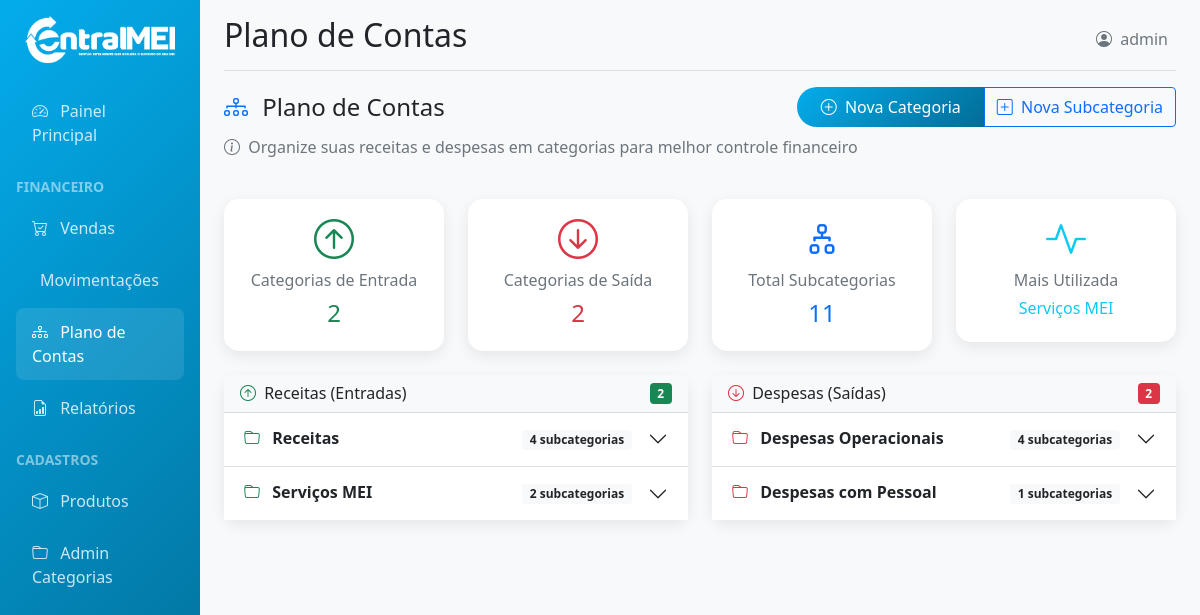
/dashboard/plano-contas/ (signed in), run on the app's committed database.
### dashboard/models.py (models this page shows, shortened)
class CategoriaPlanoContas(models.Model):
    TIPOS_CATEGORIA = [
        ('entrada', 'Entrada'),
        ('saida', 'Saída'),
    ]
    nome = models.CharField(max_length=100)
    tipo = models.CharField(max_length=10, choices=TIPOS_CATEGORIA)
    ativo = models.BooleanField(default=True)
    criado_em = models.DateTimeField(auto_now_add=True)
    class Meta:
        verbose_name = "Categoria do Plano de Contas"
        verbose_name_plural = "Categorias do Plano de Contas"
        ordering = ['tipo', 'nome']

### dashboard/views.py (the view)
# urls.py: path('plano-contas/', views.plano_contas, name='plano_contas'),
@login_required
@user_passes_test(is_staff_user)
def plano_contas(request):
    categorias_entrada = CategoriaPlanoContas.objects.filter(tipo='entrada', ativo=True).prefetch_related('subcategorias')
    categorias_saida = CategoriaPlanoContas.objects.filter(tipo='saida', ativo=True).prefetch_related('subcategorias')
    todas_categorias = CategoriaPlanoContas.objects.filter(ativo=True)
    total_subcategorias = SubcategoriaPlanoContas.objects.filter(ativo=True).count()
    categoria_mais_usada = MovimentacaoCaixa.objects.values('categoria__nome').annotate(
        count=Count('id')
    ).order_by('-count').first()
    if categoria_mais_usada:
        categoria_mais_usada = CategoriaPlanoContas.objects.get(nome=categoria_mais_usada['categoria__nome'])
    context = {
        'title': 'Plano de Contas',
        'categorias_entrada': categorias_entrada,
        'categorias_saida': categorias_saida,
        'todas_categorias': todas_categorias,
        'total_subcategorias': total_subcategorias,
        'categoria_mais_usada': categoria_mais_usada,
    }
    return render(request, 'dashboard/plano_contas.html', context)

### core/context_processors.py (called while the page is built)
def company_context(request):
    return {
        'COMPANY_NAME': settings.COMPANY_NAME,
        'COMPANY_PHONE': settings.COMPANY_PHONE,
        'COMPANY_EMAIL': settings.COMPANY_EMAIL,
        'COMPANY_ADDRESS': settings.COMPANY_ADDRESS,
        'CONTACT_EMAIL': settings.CONTACT_EMAIL,
    }

### dashboard/views.py (called while the page is built)
def is_staff_user(user):
    return user.is_staff

### dashboard/templates/dashboard/plano_contas.html (shortened to what this page needs)
{% extends 'dashboard/base.html' %}
{% block page_title %}{{ title }}{% endblock %}
{% block content %}
<div class="row mb-4">
    <div class="col-12">
        <div class="d-flex justify-content-between align-items-center">
            <h4 class="mb-0">
                <i class="bi bi-diagram-3 me-2 text-primary"></i>
                {{ title }}
            </h4>
            <div class="btn-group">
                <button type="button" class="btn btn-custom" data-bs-toggle="modal" data-bs-target="#categoriaModal">
                    <i class="bi bi-plus-circle me-1"></i>
                    Nova Categoria
                </button>
                <button type="button" class="btn btn-outline-primary" data-bs-toggle="modal" data-bs-target="#subcategoriaModal">
                    <i class="bi bi-plus-square me-1"></i>
                    Nova Subcategoria
                </button>
            </div>
        </div>
        <p class="text-muted mt-2">
            <i class="bi bi-info-circle me-1"></i>
            Organize suas receitas e despesas em categorias para melhor controle financeiro
        </p>
    </div>
</div>
<div class="row mb-4">
    <div class="col-md-3">
        <div class="card text-center card-custom">
            <div class="card-body">
                <i class="bi bi-arrow-up-circle display-6 text-success"></i>
                <h6 class="card-title text-muted mt-2">Categorias de Entrada</h6>
                <h4 class="text-success">{{ categorias_entrada.count }}</h4>
            </div>
        </div>
    </div>
    <div class="col-md-3">
        <div class="card text-center card-custom">
            <div class="card-body">
                <i class="bi bi-arrow-down-circle display-6 text-danger"></i>
                <h6 class="card-title text-muted mt-2">Categorias de Saída</h6>
                <h4 class="text-danger">{{ categorias_saida.count }}</h4>
            </div>
        </div>
    </div>
    <div class="col-md-3">
        <div class="card text-center card-custom">
            <div class="card-body">
                <i class="bi bi-diagram-2 display-6 text-primary"></i>
                <h6 class="card-title text-muted mt-2">Total Subcategorias</h6>
                <h4 class="text-primary">{{ total_subcategorias }}</h4>
            </div>
        </div>
    </div>
    <div class="col-md-3">
        <div class="card text-center card-custom">
            <div class="card-body">
                <i class="bi bi-activity display-6 text-info"></i>
                <h6 class="card-title text-muted mt-2">Mais Utilizada</h6>
                <h6 class="text-info">
                    {% if categoria_mais_usada %}
                        {{ categoria_mais_usada.nome }}
                    {% else %}
                        Nenhuma
                    {% endif %}
                </h6>
            </div>
        </div>
    </div>
</div>
<div class="row">
    <div class="col-lg-6">
        <div class="card card-custom">
            <div class="card-header bg-light d-flex justify-content-between align-items-center">
                <h6 class="mb-0">
                    <i class="bi bi-arrow-up-circle me-1 text-success"></i>
                    Receitas (Entradas)
                </h6>
                <span class="badge bg-success">{{ categorias_entrada.count }}</span>
            </div>
            <div class="card-body p-0">
                {% if categorias_entrada %}
                    <div class="accordion accordion-flush" id="accordionEntrada">
                        {% for categoria in categorias_entrada %}
                            <div class="accordion-item">
                                <h2 class="accordion-header">
                                    <button class="accordion-button collapsed" type="button"
                                            data-bs-toggle="collapse" data-bs-target="#collapseEntrada{{ categoria.id }}">
                                        <div class="d-flex justify-content-between w-100 me-3">
                                            <div>
                                                <i class="bi bi-folder me-2 text-success"></i>
                                                <strong>{{ categoria.nome }}</strong>
                                            </div>
                                            <div>
                                                <span class="badge bg-light text-dark">
                                                    {{ categoria.subcategorias.count }} subcategorias
                                                </span>
                                            </div>
                                        </div>
                                    </button>
                                </h2>
                            </div>
                        {% endfor %}
                    </div>
                {% else %}
                    <div class="text-center p-4">
                        <i class="bi bi-folder-plus display-4 text-muted"></i>
                        <h6 class="text-muted mt-3">Nenhuma categoria de entrada</h6>
                        <p class="text-muted small">Crie categorias para organizar suas receitas</p>
                    </div>
                {% endif %}
            </div>
        </div>
    </div>
    <div class="col-lg-6">
        <div class="card card-custom">
            <div class="card-header bg-light d-flex justify-content-between align-items-center">
                <h6 class="mb-0">
                    <i class="bi bi-arrow-down-circle me-1 text-danger"></i>
                    Despesas (Saídas)
                </h6>
                <span class="badge bg-danger">{{ categorias_saida.count }}</span>
            </div>
            <div class="card-body p-0">
                {% if categorias_saida %}
                    <div class="accordion accordion-flush" id="accordionSaida">
                        {% for categoria in categorias_saida %}
                            <div class="accordion-item">
                                <h2 class="accordion-header">
                                    <button class="accordion-button collapsed" type="button"
                                            data-bs-toggle="collapse" data-bs-target="#collapseSaida{{ categoria.id }}">
                                        <div class="d-flex justify-content-between w-100 me-3">
                                            <div>
                                                <i class="bi bi-folder me-2 text-danger"></i>
                                                <strong>{{ categoria.nome }}</strong>
                                            </div>
                                            <div>
                                                <span class="badge bg-light text-dark">
                                                    {{ categoria.subcategorias.count }} subcategorias
                                                </span>
                                            </div>
                                        </div>
                                    </button>
                                </h2>
                            </div>
                        {% endfor %}
                    </div>
                {% else %}
                    <div class="text-center p-4">
                        <i class="bi bi-folder-plus display-4 text-muted"></i>
                        <h6 class="text-muted mt-3">Nenhuma categoria de saída</h6>
                        <p class="text-muted small">Crie categorias para organizar suas despesas</p>
                    </div>
                {% endif %}
            </div>
        </div>
    </div>
</div>
{% endblock %}

### dashboard/templates/dashboard/base.html (shortened to what this page needs)
{% load static %}
<!DOCTYPE html>
<html lang="pt-br">
<head>
    <link href="https://cdn.jsdelivr.net/npm/bootstrap@5.1.3/dist/css/bootstrap.min.css" rel="stylesheet">
    <link rel="stylesheet" href="https://cdn.jsdelivr.net/npm/bootstrap-icons@1.7.2/font/bootstrap-icons.css">
</head>
<body>
    <div class="container-fluid">
        <div class="row">
            <nav class="col-md-3 col-lg-2 d-md-block sidebar p-0">
                <div class="p-3">
                    <div class="text-center mb-4">
                        <img src="{% static 'img/logo2.png' %}" alt="Central MEI" class="img-fluid sidebar-logo">
                    </div>
                    <ul class="nav flex-column">
                        <li class="nav-item">
                            <a class="nav-link {% if request.resolver_match.url_name == 'home' %}active{% endif %}" href="{% url 'dashboard:home' %}">
                                <i class="bi bi-speedometer2 me-2"></i>
                                Painel Principal
                            </a>
                        </li>
                        <li class="nav-item mt-3">
                            <h6 class="text-white-50 text-uppercase small fw-bold">Financeiro</h6>
                        </li>
                        <li class="nav-item">
                            <a class="nav-link {% if request.resolver_match.url_name == 'vendas_list' %}active{% endif %}" href="{% url 'dashboard:vendas_list' %}">
                                <i class="bi bi-cart-check me-2"></i>
                                Vendas
                            </a>
                        </li>
                        <li class="nav-item">
                            <a class="nav-link {% if 'movimentacoes' in request.resolver_match.url_name %}active{% endif %}" href="{% url 'dashboard:movimentacoes_list' %}">
                                Movimentações
                            </a>
                        </li>
                        <li class="nav-item">
                            <a class="nav-link {% if request.resolver_match.url_name == 'plano_contas' %}active{% endif %}" href="{% url 'dashboard:plano_contas' %}">
                                <i class="bi bi-diagram-3 me-2"></i>
                                Plano de Contas
                            </a>
                        </li>
                        <li class="nav-item">
                            <a class="nav-link {% if request.resolver_match.url_name == 'relatorios' %}active{% endif %}" href="{% url 'dashboard:relatorios' %}">
                                <i class="bi bi-file-earmark-bar-graph me-2"></i>
                                Relatórios
                            </a>
                        </li>
                        <li class="nav-item mt-3">
                            <h6 class="text-white-50 text-uppercase small fw-bold">Cadastros</h6>
                        </li>
                        <li class="nav-item">
                            <a class="nav-link" href="{% url 'admin:dashboard_produto_changelist' %}">
                                <i class="bi bi-box me-2"></i>
                                Produtos
                            </a>
                        </li>
                        <li class="nav-item">
                            <a class="nav-link" href="{% url 'admin:dashboard_categoriaplanocontas_changelist' %}">
                                <i class="bi bi-folder me-2"></i>
                                Admin Categorias
                            </a>
                        </li>
                    </ul>
                </div>
            </nav>
            <main class="col-md-9 ms-sm-auto col-lg-10 px-md-4 main-content">
                <div class="d-flex justify-content-between flex-wrap flex-md-nowrap align-items-center pt-3 pb-2 mb-3 border-bottom">
                    <h1 class="h2">{% block page_title %}Dashboard{% endblock %}</h1>
                    <div class="btn-toolbar mb-2 mb-md-0">
                        <div class="btn-group me-2">
                            <span class="text-muted">
                                <i class="bi bi-person-circle me-1"></i>
                                {{ user.get_full_name|default:user.username }}
                            </span>
                        </div>
                    </div>
                </div>
                {% block content %}{% endblock %}
            </main>
        </div>
    </div>
</body>
</html>

### dashboard/templates/dashboard/base.html (style rules this page uses)
:root { --color-primary: #04acec; --color-secondary: #1c943c; --color-tertiary: #fccc2b; --color-quaternary: #026d96; }
.sidebar { background: linear-gradient(135deg, var(--color-primary), var(--color-quaternary)); min-height: 100vh; }
.sidebar .nav-link { color: rgba(255, 255, 255, 0.8); padding: 0.75rem 1rem; border-radius: 0.5rem; margin-bottom: 0.25rem; transition: all 0.3s; }
.sidebar .nav-link:hover, .sidebar .nav-link.active { color: white; background: rgba(255, 255, 255, 0.1); }
.main-content { background: #f8f9fa; min-height: 100vh; }
.card-custom { border: none; border-radius: 15px; box-shadow: 0 5px 15px rgba(0,0,0,0.08); }
.btn-custom { background: linear-gradient(135deg, var(--color-primary), var(--color-quaternary)); border: none; color: white; border-radius: 25px; padding: 0.5rem 1.5rem; font-weight: 500; transition: all 0.3s; }
.sidebar-logo { max-height: 60px; max-width: 150px; filter: brightness(0) invert(1); }

### data on the page
CategoriaPlanoContas: nome "Serviços MEI", subcategorias.count "2"
CategoriaPlanoContas: nome "Receitas", subcategorias.count "4"
CategoriaPlanoContas: nome "Despesas Operacionais", subcategorias.count "4"
CategoriaPlanoContas: nome "Despesas com Pessoal", subcategorias.count "1"

### other printed values
{{ title }} "Plano de Contas"
{{ user.get_full_name|default:user.username }} "admin"
{{ categorias_entrada.count }} "2"
{{ categorias_saida.count }} "2"
{{ total_subcategorias }} "11"
